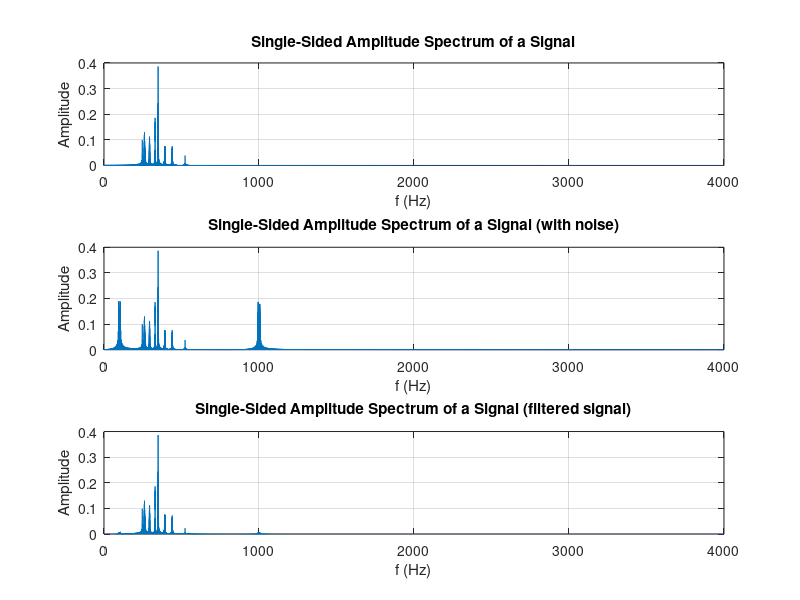

Source code (MATLAB):
clc; clear all; close all;

fs = 8000;      %sampling frequency

xx1 = importdata("signal_01.mat");

XX1 = fft(xx1);

L1 = length(xx1);

%ampltude of the frequency components
P1 = abs(XX1/L1);
P11 = P1(1:L1/2+1);
P11(2:end-1) = 2*P11(2:end-1); 

f1 = (fs*(0:(L1/2))/L1);

%%%%%%%%%%%%%%%%%%%%%%%%%%%%%%%%%%%%%%%%%%%%%%%%%%

xx2 = importdata("signal_02.mat");

XX2 = fft(xx2);

L2 = length(xx2);

%ampltude of the frequency components
P2 = abs(XX2/L2);
P12 = P2(1:L2/2+1);
P12(2:end-1) = 2*P12(2:end-1); 

f2 = (fs*(0:(L2/2))/L2);

%%%%%%%%%%%%%%%%%%%%%%%%%%%%%%%%%%%%%%%%%%%%%%%%%%

[b,a]=butter(3,[200,500]/(fs/2),'bandpass');
xxf = filter(b, a, xx2);

%%%%%%%%%%%%%%%%%%%%%%%%%%%%%%%%%%%%%%%%%%%%%%%%%%

XXf = fft(xxf);

Lf = length(xxf);

%ampltude of the frequency components
Pf = abs(XXf/Lf);
P1f = Pf(1:Lf/2+1);
P1f(2:end-1) = 2*P1f(2:end-1); 

ff = (fs*(0:(Lf/2))/Lf);

%%%%%%%%%%%%%%%%%%%%%%%%%%%%%%%%%%%%%%%%%%%%%%%%%%

%plot the frequency spectrum
subplot(3,1,1);
plot(f1,P11) 
title('Single-Sided Amplitude Spectrum of a Signal')
xlabel('f (Hz)')
ylabel('Amplitude')
grid on

subplot(3,1,2);
plot(f2,P12) 
title('Single-Sided Amplitude Spectrum of a Signal (with noise)')
xlabel('f (Hz)')
ylabel('Amplitude')
grid on

subplot(3,1,3);
plot(ff,P1f) 
title('Single-Sided Amplitude Spectrum of a Signal (filtered signal)')
xlabel('f (Hz)')
ylabel('Amplitude')
grid on

pause;

sound(xx1);
pause;

sound(xx2);
pause;

sound(xxf);
pause;